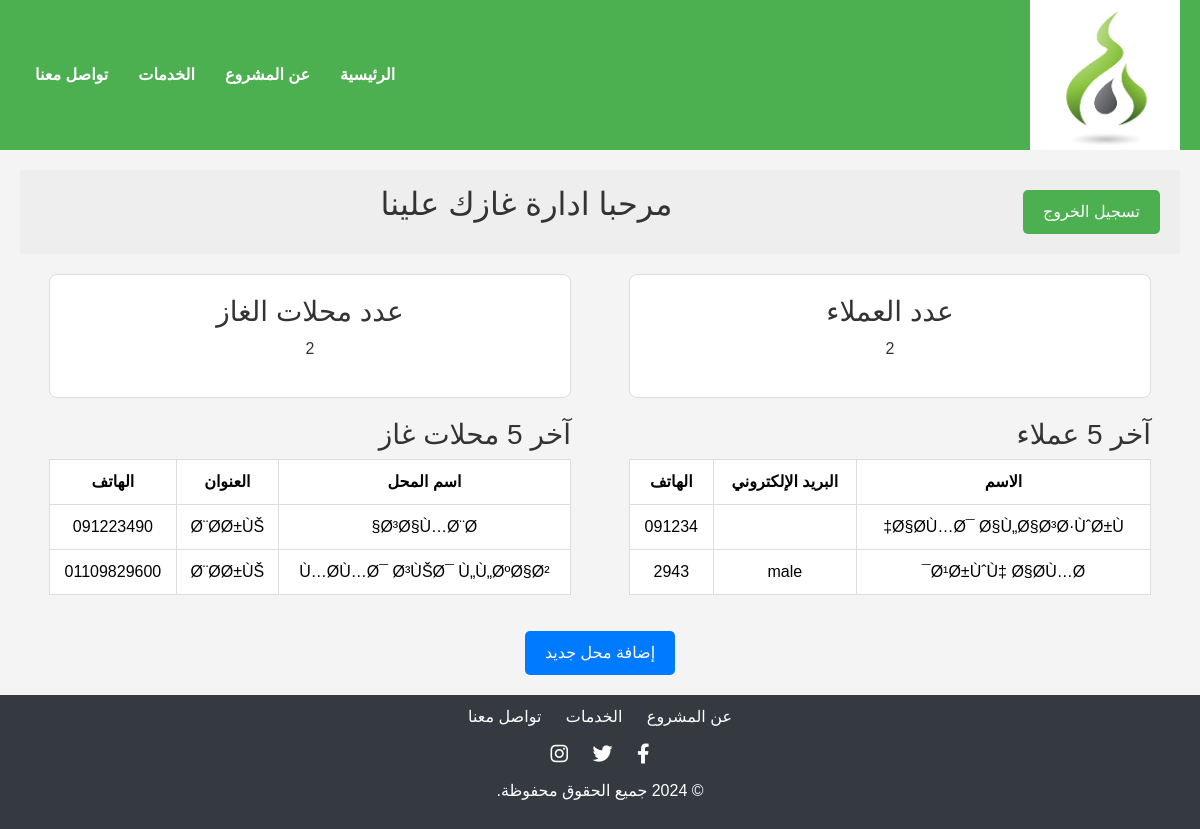
/dashboard.php, run on an earlier commit of the app's database.
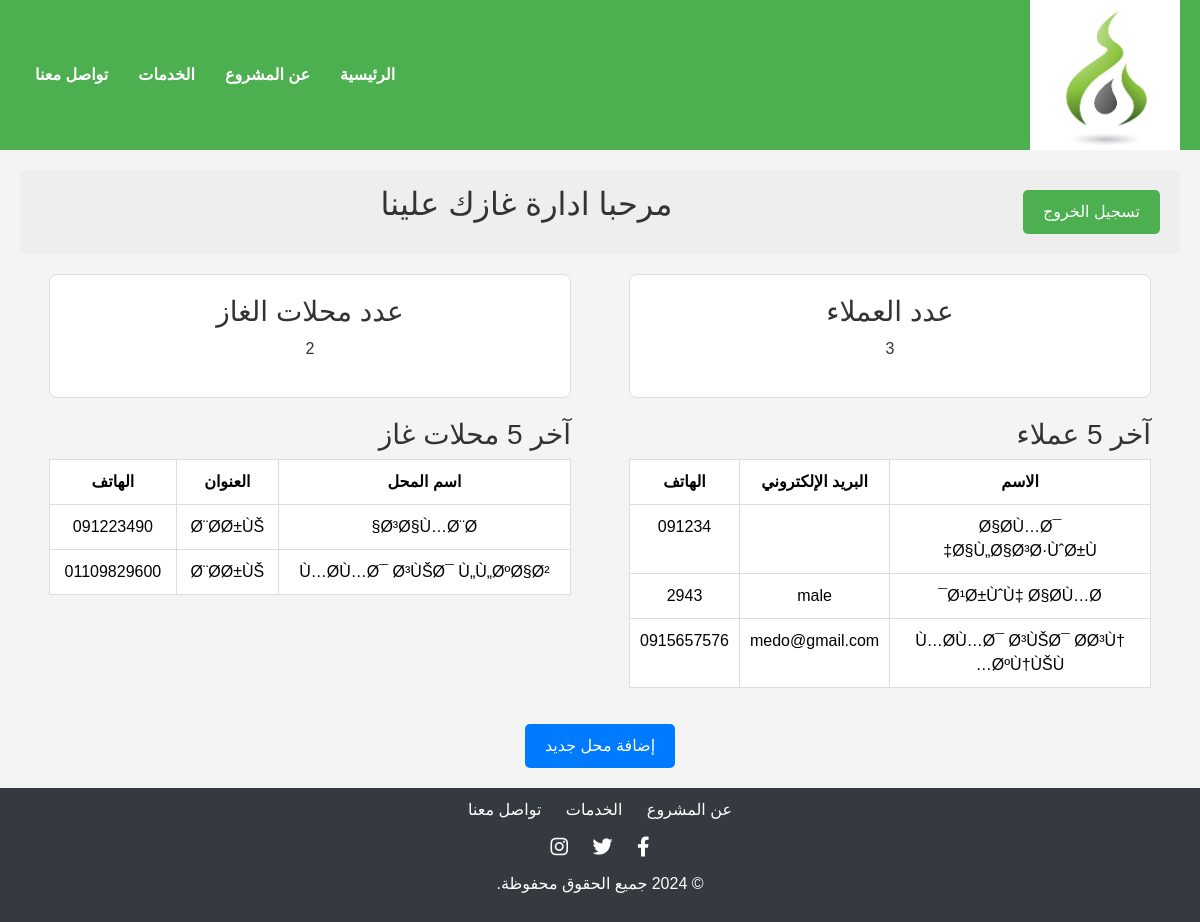
And on a later commit of the database.
### tables this page shows
CREATE TABLE `customers` (
  `id` int(250) NOT NULL,
  `name` varchar(250) NOT NULL,
  `phone` varchar(250) NOT NULL,
  `gander` varchar(250) NOT NULL,
  `email` varchar(250) NOT NULL,
  `password` varchar(250) NOT NULL
);

CREATE TABLE `shops` (
  `id` int(255) NOT NULL,
  `shop_name` varchar(255) NOT NULL,
  `shop_image` longtext NOT NULL,
  `phone` varchar(255) NOT NULL,
  `location` varchar(255) NOT NULL,
  `address` varchar(255) NOT NULL,
  `password` varchar(255) NOT NULL
);

### dashboard.php (the view, shortened to what this page needs)
<!DOCTYPE html>
<html dir="rtl">
<head>
    <link rel="stylesheet" type="text/css" href="css/bootstrap.min.css"/>
    <link rel="stylesheet" type="text/css" href="css/style.css"/>
    <link rel="stylesheet" href="https://cdnjs.cloudflare.com/ajax/libs/font-awesome/6.0.0/css/all.min.css">
</head>
<body>
<?php
include 'header.php';
?>
<div class="dashboard-container">
    <div class="header">
         <a href="admin.php?exit=0">
            <button style="float: right;" class="btn btn-danger" onclick="logout()">تسجيل الخروج</button>
        </a>
        <h2> مرحبا ادارة غازك علينا </h2>
    </div>
    <div class="stats-container">
        <div class="stat-box">
            <h3>عدد العملاء</h3>
            <p>
            <?php
include 'config.php';
$sql = "SELECT COUNT(*) as customer_count FROM customers";
$result = $con->query($sql);
if ($result->num_rows > 0) {
    $row = $result->fetch_assoc();
    $customer_count = $row['customer_count'];
    echo $customer_count;
} else {
    echo " لا يوجد عملاء بعد ";
}
?></p>
        </div>
        <div class="stat-box">
            <h3>عدد محلات الغاز</h3>
            <p>
<?php
include 'config.php';
$sql2 = "SELECT  COUNT(*) as 'shops_count' FROM shops ";
$result2 = $con->query($sql2);
if ($result2->num_rows > 0) {
    $row2 = $result2->fetch_assoc();
    $shops_count = $row2['shops_count'];
    echo $shops_count;
} else {
    echo " لا يوجد محلات بعد ";
}
?>
            </p>
        </div>
    </div>
    <div class="tables-container">
        <div class="table-box">
            <h3>آخر 5 عملاء</h3>
            <table class="table">
                <thead>
                    <tr>
                        <th>الاسم</th>
                        <th>البريد الإلكتروني</th>
                        <th>الهاتف</th>
                    </tr>
                </thead>
                <tbody>
<?php
include 'config.php';
$select_customers = "SELECT * FROM `customers` LIMIT 5";
$customers_result = mysqli_query($con , $select_customers);
while ($customer_row = mysqli_fetch_array($customers_result)) {
?>
   <tr>
    <td><?php echo $customer_row['name']; ?></td>
    <td><?php echo $customer_row['email']; ?></td>
    <td><?php echo $customer_row['phone']; ?></td>
   </tr>
<?php
}
?>
                </tbody>
            </table>
        </div>
        <div class="table-box">
            <h3>آخر 5 محلات غاز</h3>
            <table class="table">
                <thead>
                    <tr>
                        <th>اسم المحل</th>
                        <th>العنوان</th>
                        <th>الهاتف</th>
                    </tr>
                </thead>
                <tbody>
<?php
include 'config.php';
$select_shops = "SELECT * FROM `shops` LIMIT 5";
$shops_result = mysqli_query($con , $select_shops);
while ($shop_row = mysqli_fetch_array($shops_result)) {
?>
   <tr>
    <td><?php echo $shop_row['shop_name']; ?></td>
    <td><?php echo $shop_row['location']; ?></td>
    <td><?php echo $shop_row['phone']; ?></td>
   </tr>
<?php
}
?>
                </tbody>
            </table>
        </div>
    </div>
    <button class="add-gas-button" onclick="openModal()">إضافة محل جديد</button>
</div>
<footer class="footer-section">
    <div class="container">
        <div class="footer-content">
            <div class="footer-links">
                <a href="index.html#about">عن المشروع</a>
                <a href="index.html#services">الخدمات</a>
                <a href="index.html#contact">تواصل معنا</a>
            </div>
            <div class="footer-social">
                <a href="#"><i class="fab fa-facebook-f"></i></a>
                <a href="#"><i class="fab fa-twitter"></i></a>
                <a href="#"><i class="fab fa-instagram"></i></a>
            </div>
        </div>
        <div class="footer-bottom">
            <p>&copy; 2024 جميع الحقوق محفوظة.</p>
        </div>
    </div>
</footer>
</body>
</html>

### header.php
<header class="main-header">
    <div class="logo">
        <img src="images/logo.png" alt="Logo">
    </div>
    <nav class="main-nav">
        <ul>
            <li><a href="index.php?#home">الرئيسية</a></li>
            <li><a href="index.php?#about">عن المشروع</a></li>
            <li><a href="index.php?#services">الخدمات</a></li>
            <li><a href="index.php?#contact">تواصل معنا</a></li>
        </ul>
    </nav>
</header>

### css/style.css (style rules this page uses)
body { font-family: 'Amiri', serif; margin: 0; padding: 0; color: #333; }
.container { width: 80%; margin: 0 auto; }
.main-header { background-color: #4CAF50; color: #fff; padding: 10px 0; display: flex; justify-content: space-between; align-items: center; padding: 0 20px; }
.logo img { max-width: 150px; }
.main-nav ul { list-style: none; margin: 0; padding: 0; display: flex; }
.main-nav li { margin: 0 15px; }
.main-nav a { color: #fff; text-decoration: none; font-weight: bold; }
.btn { background-color: #4CAF50; color: #fff; border: none; padding: 10px 20px; border-radius: 5px; cursor: pointer; margin: 5px 0; display: flex; align-items: center; }
.footer-section { background-color: #333; color: #fff; padding: 20px 0; text-align: center; }
.footer-links { margin-bottom: 10px; }
.footer-links a { color: #fff; text-decoration: none; margin: 0 10px; }
.footer-social a { color: #fff; margin: 0 10px; font-size: 20px; }
.footer-bottom { margin-top: 10px; }
.btn { margin: 5px; font-size: 16px; }
.footer-section { background-color: #343a40; color: #fff; padding: 10px 0; text-align: center; }
.footer-section a { color: #fff; margin: 0 10px; }
a { color: #fff; text-decoration: none; }

### dashboard.php (style rules this page uses)
body { margin: 0; padding: 0; font-family: Arial, sans-serif; background-color: #f4f4f4; }
.dashboard-container { display: flex; flex-direction: column; align-items: center; padding: 20px; }
.header { width: 100%; background-color: #eee; color: white; padding: 15px; text-align: center; color: #333; }
.stats-container { display: flex; justify-content: space-around; margin: 20px 0; width: 100%; }
.stat-box { background-color: #fff; border: 1px solid #ddd; border-radius: 8px; padding: 20px; text-align: center; width: 45%; }
.tables-container { display: flex; justify-content: space-around; width: 100%; }
.table-box { width: 45%; }
.table { width: 100%; background-color: #fff; border-collapse: collapse; }
.table th, .table td { border: 1px solid #ddd; padding: 10px; text-align: center; }
.add-gas-button { background-color: #007bff; color: white; padding: 10px 20px; border: none; border-radius: 5px; cursor: pointer; margin-top: 20px; }

What changed in the data, as far as the page shows it:
added customers: name "Ù…Ø­Ù…Ø¯ Ø³ÙŠØ¯ Ø­Ø³Ù† ØºÙ†ÙŠÙ…", email "medo@gmail.com", phone "0915657576"
Also different on the page:
$customer_count: "2" → "3"
